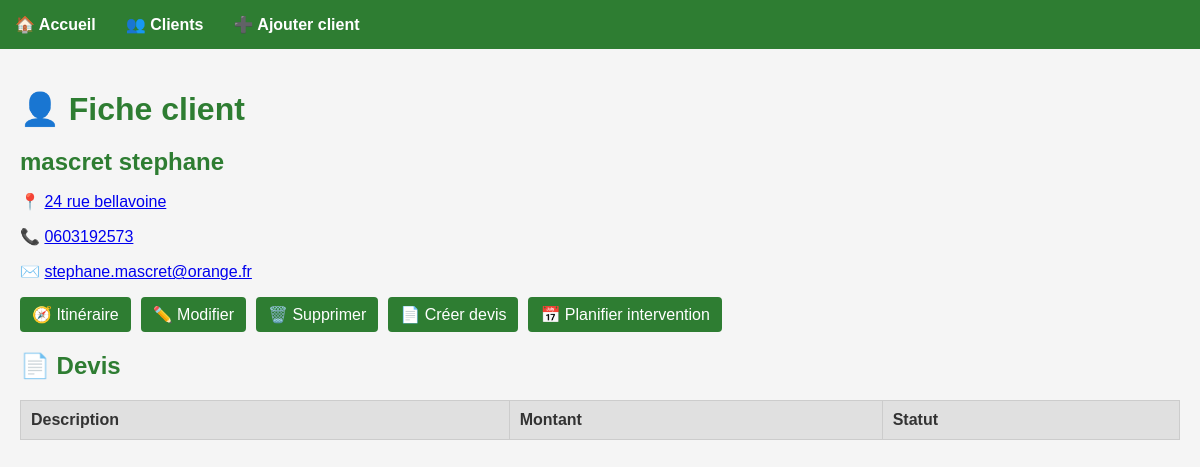
Screenshot of /client/1 with the database file from the repository.
### tables this page shows
CREATE TABLE clients (
    id INTEGER PRIMARY KEY AUTOINCREMENT,
    nom TEXT,
    adresse TEXT,
    telephone TEXT,
    email TEXT
);

### app.py (the view)
@app.route('/client/<int:client_id>')
def fiche_client(client_id):
    client = get_client_by_id(client_id)
    client['devis'] = get_devis_by_client(client_id)
    return render_template("client.html", client=client)

### database.py (called while the page is built)
def get_client_by_id(client_id):
    conn = sqlite3.connect('base.db')
    cursor = conn.cursor()
    cursor.execute("SELECT id, nom, adresse, telephone, email FROM clients WHERE id = ?", (client_id,))
    row = cursor.fetchone()
    conn.close()
    if row:
        return {
            'id': row[0],
            'nom': row[1],
            'adresse': row[2],
            'telephone': row[3],
            'email': row[4]
        }
    return None

def get_devis_by_client(client_id):
    conn = sqlite3.connect('base.db')
    cursor = conn.cursor()
    cursor.execute("SELECT description, montant, statut FROM devis WHERE client_id = ?", (client_id,))
    rows = cursor.fetchall()
    conn.close()
    return [{'description': r[0], 'montant': r[1], 'statut': r[2]} for r in rows]

### templates/client.html (shortened to what this page needs)
{% extends 'base.html' %}
{% block content %}
  <h1>👤 Fiche client</h1>
  <div class="fiche-client">
    <h2>{{ client.nom }}</h2>
    <p>📍 <a href="https://www.google.com/maps/search/{{ client.adresse | urlencode }}" target="_blank">{{ client.adresse }}</a></p>
    <p>📞 <a href="tel:{{ client.telephone }}">{{ client.telephone }}</a></p>
    <p>✉️ <a href="mailto:{{ client.email }}">{{ client.email }}</a></p>
    <div class="btn-group">
      <a href="https://www.google.com/maps/dir/?api=1&destination={{ client.adresse | urlencode }}" target="_blank" class="btn">🧭 Itinéraire</a>
      <a href="/modifier-client/{{ client.id }}" class="btn">✏️ Modifier</a>
      <a href="/supprimer-client/{{ client.id }}" class="btn">🗑️ Supprimer</a>
      <a href="/creer-devis/{{ client.id }}" class="btn">📄 Créer devis</a>
      <a href="/ajouter-intervention/{{ client.id }}" class="btn">📅 Planifier intervention</a>
    </div>
  </div>
  <section>
    <h2>📄 Devis</h2>
    <table>
      <tr><th>Description</th><th>Montant</th><th>Statut</th></tr>
    </table>
  </section>
{% endblock %}

### static/style.css (style rules this page uses)
body { font-family: Arial, sans-serif; margin: 0; padding: 0; background-color: #f5f5f5; color: #333; }
h1, h2 { color: #2e7d32; margin-bottom: 10px; }
table { width: 100%; border-collapse: collapse; margin-top: 20px; }
th, td { border: 1px solid #ccc; padding: 10px; text-align: left; }
th { background-color: #e0e0e0; }
.btn-group { display: flex; flex-wrap: wrap; gap: 10px; margin-top: 15px; }
.btn { background-color: #2e7d32; color: white; padding: 8px 12px; border-radius: 4px; text-decoration: none; }

### rows the page displays
clients: nom "mascret stephane", adresse "24 rue bellavoine", telephone "0603192573", email "stephane.mascret@orange.fr"
